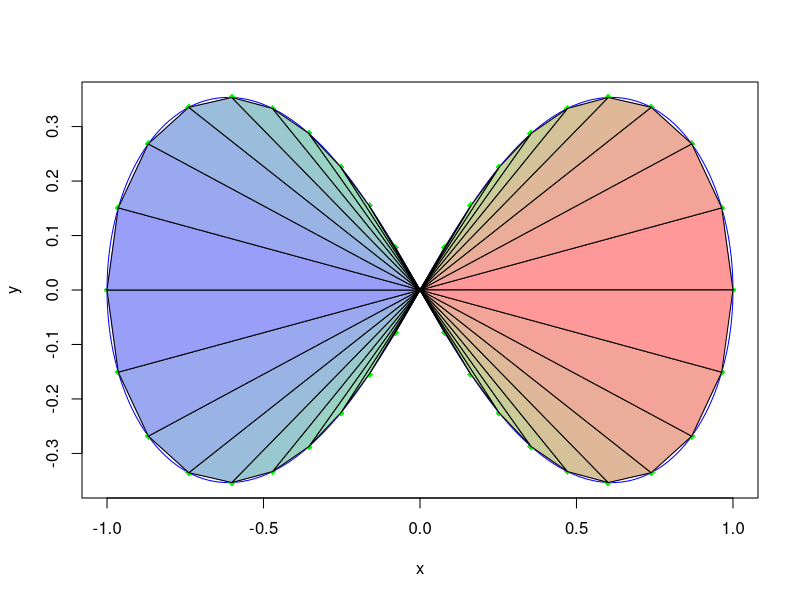

This chart was generated by the following R code:
#Autores: 
        #Lucas Gómez Torres
        #Israel Peñalver Sánchez
        #Daniel Carmona Pedrajas
#PRÁCTICA 1: Calcular el área de la lemniscata mediante triangulación

#FUNCIONES

#Función que dibuja una lemniscata en función del ancho de su hoja
dibujarLemniscata <- function(ancho){
  t <- seq(0, 2*pi, length=500) #Parámetro t de la curva
  
  #Calculamos las coordenadas de los puntos de la lemniscata para dibujarlos después
  x <- ancho*(cos(t))/(1+sin(t)^2)  #Coordenadas x de la curva
  y <- x*sin(t) #Coordenadas y de la curva
  
  #Calculamos los focos para pintarlos después
  foco1 = ancho*c(-1/sqrt(2), 0) #Foco izquierdo
  foco2 = ancho*c(1/sqrt(2), 0) #Foco derecho
  
  #Dibujamos la lemniscata
  plot(x, y, type='l', col='blue')
  #Dibujamos sus focos
  points(foco1[1], foco1[2], type='b', pch=19, col='red')
  points(foco2[1], foco2[2], type='b', pch=19, col='red')
}#fin dibujarLemniscata

#Función que dibuja un array de puntos
dibujarPuntos <- function(puntos){
  #Calculamos el número de puntos que tenemos
  numPuntos <- calcularNumPuntos(puntos)
  
  #Pintamos cada punto
  for(i in 1:numPuntos){
    points(puntos[i,1], puntos[i,2], type='o', pch=18, col='green')
  }
}#fin dibujarPuntos

#Función que une los puntos discretizados
dibujarTriangulacion <- function(puntos){
  #Calculamos el número de puntos que tenemos
  numPuntos <- calcularNumPuntos(puntos)
  
  #Unimos todos los puntos con el (0,0)
  for(i in 1:numPuntos){
    segments(0, 0, puntos[i,1], puntos[i,2], col="#AE5CEE")
  }
  
  segments(puntos[numPuntos,1], puntos[numPuntos,2], 0, 0, col="#AE5CEE")
  
  #Unimos cada punto con sus adyacentes
  for(i in 1:(numPuntos-1)){
    segments(puntos[i,1], puntos[i,2], puntos[i+1,1], puntos[i+1,2], col="#AE5CEE")
  }
}#fin dibujarTriangulacion

#Función que pinta el interior de un triángulo
dibujarTriangulo <- function(A, B, C, color){
  coordX <- c(A[1], B[1], C[1])
  coordY <- c(A[2], B[2], C[2])
  polygon(coordX, coordY, col=color)
}

#Calcula el número de puntos dado array bidimensional con 2 columnas de coordenadas, una para la x y otra para la y
calcularNumPuntos <- function(puntos){
  #Tenemos un array bidimensional de n coordenadas x y n coordenadas y por lo que tenemos una longitud 2n
  numPuntos <- length(puntos)/2 #Como tenemos 2n coordenadas tenemos n puntos
}#fin calcularNumPuntos

#Función que calcula n puntos discretizados de la lemniscata en el primer cuadrante (t in (0, pi/2))
calcularPuntosLemniscata <- function(n, ancho){
    t <- seq(0, 2*pi, length=(n+1)) #Parámetro t de la curva. Ahora sólo del primer cuadrante
    #Pongo n+1 porque el último elemento de esta división es el pi/2 que me dará el punto (0,0), este punto se eliminará más adelante
    #Como ese punto se elimina y quiero n puntos en total, hago la división en n+1
    
    #Calculamos las coordenadas de los puntos de la lemniscata para dibujarlos después
    x <- ancho*(cos(t))/(1+sin(t)^2)  #Coordenadas x de la curva
    y <- x*sin(t) #Coordenadas y de la curva
    
    #Quitamos el (0,0)
    x <- x[-c(n+1)]
    y <- y[-c(n+1)]
    
    #Guardamos las coordenadas de los puntos en un array y se devuelven
    puntos = array(c(x, y), dim=c(length(x),2))
}#fin calcularPuntosLemniscata

#Función para calcular vectores uniendo el (0,0) con los puntos discretizados
calcularArea <- function(puntos){
  #Calculamos el número de puntos
  numPuntos <- calcularNumPuntos(puntos)
  #paleta <- colorRampPalette(c('red', 'yellow', 'green', 'blue'))
  paleta <- colorRampPalette(c("#ff9999", "#99ff99", "#9999ff", "#99ff99", "#ff9999"))
  colores <- paleta(numPuntos)
  area <- 0
  for(i in 1:(numPuntos-1)){
    #Guardamos los puntos
    origen <- c(0,0)
    verticeUno <- c(puntos[i,1], puntos[i,2])
    verticeDos <- c(puntos[i+1,1], puntos[i+1,2])
  
    #Pintamos el triángulo que vamos a calcular
    dibujarTriangulo(origen, verticeUno, verticeDos, colores[i])
    
    #Sumamos el área del triángulo
    area <- area + areaTriangulo(origen, verticeUno, verticeDos)
  }
  
  #Calculamos el último triángulo
  origen <- c(0,0)
  verticePrimero <- c(puntos[1,1], puntos[1,2])
  verticeUltimo <- c(puntos[numPuntos,1], puntos[numPuntos,2])
  
  area <- area + areaTriangulo(origen, verticePrimero, verticeUltimo)
  dibujarTriangulo(origen, verticePrimero, verticeUltimo, colores[numPuntos])
  
  return (area)
    
}#fin calcularVectores

areaTriangulo<-function(A, B, C){
  return(abs(det(matrix(c(A-B,A-C), nrow = 2, ncol=2)))/2)
}

#Función main que contiene todo el proceso de resolución
main <- function(){
  #Definimos un número de puntos para triangular
  numPuntos <- 40
  #Definimos un ancho
  ancho <- 1
  #Calculamos los puntos discretizados
  puntosDiscretizados <- calcularPuntosLemniscata(numPuntos, ancho)
  #GRÁFICOS
  #Dibujamos la lemniscata
  dibujarLemniscata(ancho)
  #Dibujamos los puntos
  dibujarPuntos(puntosDiscretizados)
  #Dibujamos la triangulación
  dibujarTriangulacion(puntosDiscretizados)
  area <- calcularArea(puntosDiscretizados)
  print(area)
}#fin main

#Lanzamos el programa
main()
